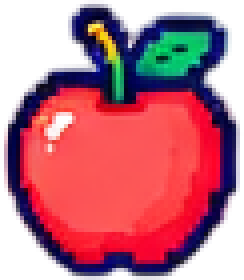
#> input picture webapp/assets/apple.png, 61 x 70 px (shown 4 times larger); its folder holds 4 pictures in this run
$ python optimize_assets.py
#> lines starting #> are read from the running program, lines starting #| are printed output that depends on the picture
#!/usr/bin/env python3
"""Квантование PNG-ассетов мини-аппа в палитровый формат (PNG8).

Пиксель-арт имеет мало уникальных цветов, поэтому палитровое PNG весит
в разы меньше truecolor-PNG без видимой потери качества. Запуск:
    ./venv/bin/python tools/optimize_assets.py [каталог]
По умолчанию обрабатывает webapp/assets. Файлы перезаписываются на месте.
"""
import sys
from pathlib import Path

from PIL import Image

MAX_COLORS = 128


def optimize(path: Path) -> None:
    img = Image.open(path)
#> img is the input picture: PIL image 61x70 RGBA; mean R, G, B, A 114, 40.3, 59.1, 177.2
    before = path.stat().st_size
    if img.mode in ('P', '1'):
        print(f'{path.name}: уже палитровый ({before} B), пропуск')
        return
    # FASTOCTREE — единственный метод, корректно работающий с RGBA
    pal = img.quantize(colors=MAX_COLORS, method=Image.FASTOCTREE,
                       dither=Image.Dither.NONE)
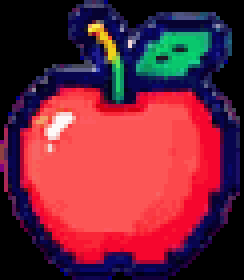
#> pal: PIL image 61x70 P (shown 4 times larger); mean R, G, B 113.6, 40, 58.7
    pal.save(path, optimize=True)
    after = path.stat().st_size
    print(f'{path.name}: {before} -> {after} B (-{100 - after * 100 // before}%)')


def main() -> None:
    root = Path(sys.argv[1]) if len(sys.argv) > 1 else Path('webapp/assets')
    files = sorted(root.glob('*.png'))
    if not files:
        print(f'нет PNG в {root}')
        return
    total_before = total_after = 0
    for f in files:
        optimize(f)
    for f in files:
        total_before += f.stat().st_size
#> this loop made 4 passes
#> total_before on passes 1 to 4: 2422, 4433, 6450, 8885
#> after the loop, total_before = 8885
    print(f'итого по {len(files)} файлам: {total_before} B')
#| итого по 4 файлам: 8885 B


if __name__ == '__main__':
    main()
